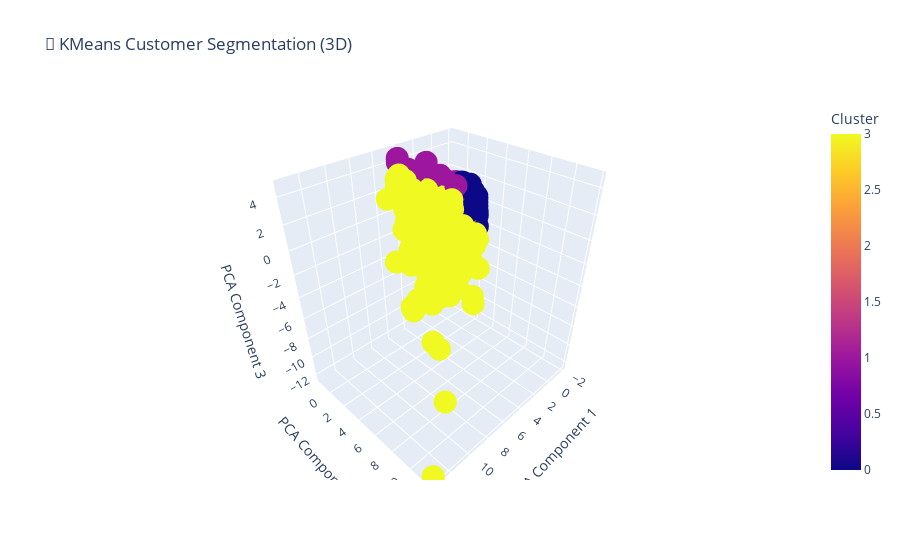

The notebook cell saved with this chart:
### Code cell
import plotly.express as px

# Step 1: 3D PCA Visualization
# Use PCA for dimensionality reduction (3 components)
pca_3d = PCA(n_components=3)
pca_result_3d = pca_3d.fit_transform(scaled_features)

# Add the PCA components and cluster labels to the dataframe
rfm_df['PCA1'] = pca_result_3d[:, 0]
rfm_df['PCA2'] = pca_result_3d[:, 1]
rfm_df['PCA3'] = pca_result_3d[:, 2]

# Step 2: Create an interactive 3D scatter plot with Plotly
fig = px.scatter_3d(
    rfm_df, 
    x='PCA1', y='PCA2', z='PCA3',
    color='Cluster', 
    title="🧠 KMeans Customer Segmentation (3D)",
    labels={"PCA1": "PCA Component 1", "PCA2": "PCA Component 2", "PCA3": "PCA Component 3"},
    color_discrete_sequence=px.colors.qualitative.Set2  # ✅ Correct usage
)

# Step 3: Show the plot
fig.show()

### Figure 1 — Plotly figure (JSON) as saved in the notebook; plotly's stock layout.template omitted (floating-point values rounded to 4 significant figures; data arrays with more than 128 entries replaced by an {"elided": "..."} marker saying what was removed)
{"data": [{"hovertemplate": "PCA Component 1=%{x}<br>PCA Component 2=%{y}<br>PCA Component 3=%{z}<br>Cluster=%{marker.color}<extra></extra>", "legendgroup": "", "marker": {"color": {"elided": "17415 int values"}, "coloraxis": "coloraxis", "symbol": "circle"}, "mode": "markers", "name": "", "scene": "scene", "showlegend": false, "type": "scatter3d", "x": {"elided": "17415 float values"}, "y": {"elided": "17415 float values"}, "z": {"elided": "17415 float values"}}], "layout": {"coloraxis": {"colorbar": {"title": {"text": "Cluster"}}, "colorscale": [[0, "#0d0887"], [0.1111, "#46039f"], [0.2222, "#7201a8"], [0.3333, "#9c179e"], [0.4444, "#bd3786"], [0.5556, "#d8576b"], [0.6667, "#ed7953"], [0.7778, "#fb9f3a"], [0.8889, "#fdca26"], [1, "#f0f921"]]}, "legend": {"tracegroupgap": 0}, "scene": {"domain": {"x": [0, 1], "y": [0, 1]}, "xaxis": {"title": {"text": "PCA Component 1"}}, "yaxis": {"title": {"text": "PCA Component 2"}}, "zaxis": {"title": {"text": "PCA Component 3"}}}, "title": {"text": "🧠 KMeans Customer Segmentation (3D)"}}}
